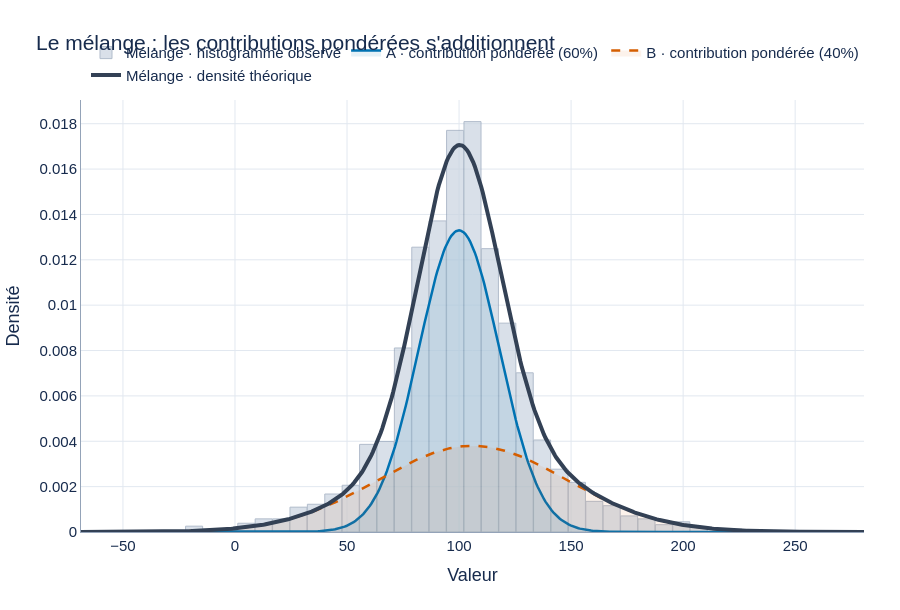

The cell this chart's notebook holds for it:
### Markdown cell above
### Comprendre le mélange pondéré

L'histogramme gris réunit toutes les observations. Les courbes A et B sont les
**contributions théoriques pondérées** par les poids du modèle, 60 % et 40 %.
Leur somme point par point donne la densité théorique du mélange. Une
contribution pondérée n'a donc pas, seule, une aire égale à 1.

### Code cell
plot_mixture(model).show()

### Figure 1 — Plotly figure (JSON) as saved in the notebook; plotly's stock layout.template omitted (floating-point values rounded to 4 significant figures; data arrays with more than 128 entries replaced by an {"elided": "..."} marker saying what was removed)
{"data": [{"histnorm": "probability density", "hovertemplate": "intervalle=%{x}<br>densité=%{y:.4f}<extra></extra>", "marker": {"color": "#CBD5E1", "line": {"color": "#94A3B8", "width": 1}}, "name": "Mélange · histogramme observé", "opacity": 0.72, "type": "histogram", "x": {"elided": "2000 float values"}, "xbins": {"end": 280.7, "size": 7.765, "start": -68.72}}, {"fill": "tozeroy", "fillcolor": "rgba(0, 114, 178, 0.10)", "hovertemplate": "Contribution A<br>valeur=%{x:.2f}<br>densité pondérée=%{y:.4f}<extra></extra>", "line": {"color": "#0072B2", "dash": "solid", "width": 2.5}, "mode": "lines", "name": "A · contribution pondérée (60%)", "type": "scatter", "x": {"elided": "500 float values"}, "y": {"elided": "500 float values"}}, {"fill": "tozeroy", "fillcolor": "rgba(213, 94, 0, 0.08)", "hovertemplate": "Contribution B<br>valeur=%{x:.2f}<br>densité pondérée=%{y:.4f}<extra></extra>", "line": {"color": "#D55E00", "dash": "dash", "width": 2.5}, "mode": "lines", "name": "B · contribution pondérée (40%)", "type": "scatter", "x": {"elided": "500 float values"}, "y": {"elided": "500 float values"}}, {"hovertemplate": "Mélange théorique<br>valeur=%{x:.2f}<br>densité=%{y:.4f}<extra></extra>", "line": {"color": "#334155", "width": 4}, "mode": "lines", "name": "Mélange · densité théorique", "type": "scatter", "x": {"elided": "500 float values"}, "y": {"elided": "500 float values"}}], "layout": {"bargap": 0.02, "barmode": "overlay", "font": {"color": "#172B4D", "family": "Aptos, Arial, sans-serif", "size": 15}, "height": 610, "hoverlabel": {"font": {"size": 14}}, "hovermode": "x unified", "legend": {"orientation": "h", "title": {"text": ""}, "x": 1, "xanchor": "right", "y": 1.02, "yanchor": "bottom"}, "margin": {"b": 78, "l": 78, "r": 36, "t": 100}, "title": {"text": "Le mélange : les contributions pondérées s'additionnent", "x": 0.04, "xanchor": "left"}, "xaxis": {"gridcolor": "#E2E8F0", "linecolor": "#94A3B8", "showline": true, "title": {"text": "Valeur"}, "zeroline": false}, "yaxis": {"gridcolor": "#E2E8F0", "linecolor": "#94A3B8", "rangemode": "tozero", "showline": true, "title": {"text": "Densité"}, "zeroline": false}}}
